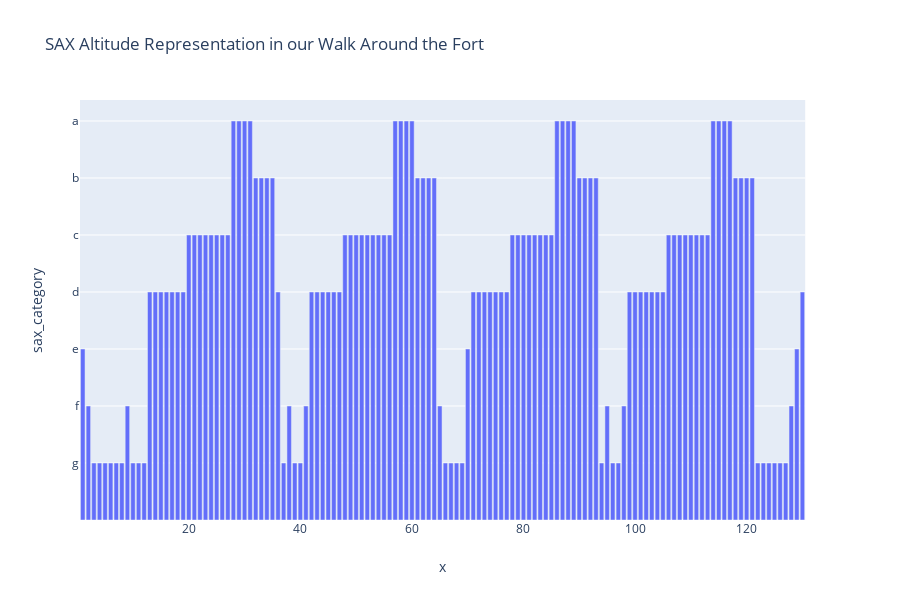

Write notebook code for a chart like this one.
### Code cell
fig = px.bar(de, x="x", y="sax_category", title='SAX Altitude Representation in our Walk Around the Fort')

fig.update_layout(
    yaxis = dict(
            ticktext = ['','g', 'f','e', 'd','c', 'b','a'],
            tickvals = [ 0, 1, 2, 3, 4, 5,6,7 ]
    ))
fig.show()

### Figure 1 — Plotly figure (JSON) as saved in the notebook; plotly's stock layout.template omitted (floating-point values rounded to 4 significant figures; data arrays with more than 128 entries replaced by an {"elided": "..."} marker saying what was removed)
{"data": [{"alignmentgroup": "True", "hoverlabel": {"namelength": 0}, "hovertemplate": "x=%{x}<br>sax_category=%{y}", "legendgroup": "", "marker": {"color": "#636efa"}, "name": "", "offsetgroup": "", "orientation": "v", "showlegend": false, "textposition": "auto", "type": "bar", "x": {"elided": "130 int values"}, "xaxis": "x", "y": {"elided": "130 int values"}, "yaxis": "y"}], "layout": {"barmode": "relative", "height": 600, "legend": {"tracegroupgap": 0}, "title": {"text": "SAX Altitude Representation in our Walk Around the Fort"}, "xaxis": {"anchor": "y", "domain": [0, 0.98], "title": {"text": "x"}}, "yaxis": {"anchor": "x", "domain": [0, 1], "ticktext": ["", "g", "f", "e", "d", "c", "b", "a"], "tickvals": [0, 1, 2, 3, 4, 5, 6, 7], "title": {"text": "sax_category"}}}}
